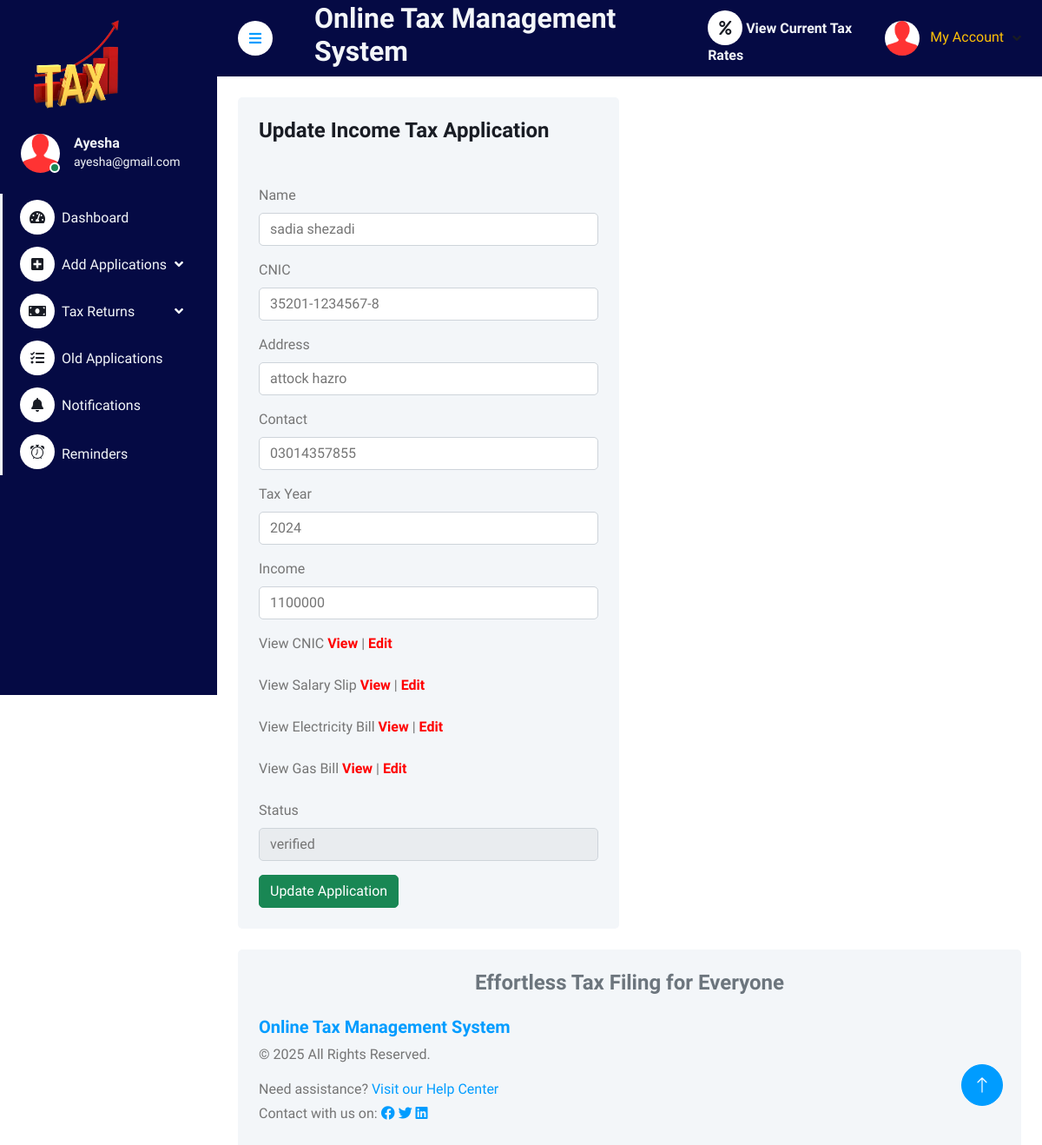
The page /user/editincometax.php?editid=1 (signed in) on the database its author committed.
### tables this page shows
CREATE TABLE `tbluser` (
  `ID` int(5) NOT NULL,
  `FullName` varchar(250) DEFAULT NULL,
  `MobileNumber` bigint(10) DEFAULT NULL,
  `Email` varchar(250) DEFAULT NULL,
  `Password` varchar(250) DEFAULT NULL,
  `RegDate` timestamp NULL DEFAULT current_timestamp()
);

CREATE TABLE `tblincometax` (
  `ID` int(5) NOT NULL,
  `UserID` int(5) NOT NULL,
  `cnic` varchar(250) DEFAULT NULL,
  `name` varchar(250) DEFAULT NULL,
  `income` varchar(250) DEFAULT NULL,
  `tax_amount` varchar(255) NOT NULL,
  `tax_year` year(4) DEFAULT NULL,
  `address` varchar(255) NOT NULL,
  `contact` varchar(255) NOT NULL,
  `status` varchar(255) NOT NULL,
  `File1` varchar(255) DEFAULT NULL,
  `File2` varchar(255) DEFAULT NULL,
  `File3` varchar(255) DEFAULT NULL,
  `File4` varchar(255) DEFAULT NULL,
  `CreationDate` timestamp NULL DEFAULT current_timestamp(),
  `UpdationDate` timestamp NULL DEFAULT NULL ON UPDATE current_timestamp()
);

### user/editincometax.php (the view, shortened to what this page needs)
<?php
include('includes/dbconnection.php');
?>
<!DOCTYPE html>
<html lang="en">
<head>
    <link href="https://cdnjs.cloudflare.com/ajax/libs/font-awesome/5.10.0/css/all.min.css" rel="stylesheet">
    <link href="https://cdn.jsdelivr.net/npm/bootstrap-icons@1.4.1/font/bootstrap-icons.css" rel="stylesheet">
    <link href="lib/owlcarousel/assets/owl.carousel.min.css" rel="stylesheet">
    <link href="lib/tempusdominus/css/tempusdominus-bootstrap-4.min.css" rel="stylesheet" />
    <link href="css/bootstrap.min.css" rel="stylesheet">
    <link href="css/style.css" rel="stylesheet">
</head>
<body>
    <div class="container-fluid position-relative bg-white d-flex p-0">
        <?php include_once('includes/sidebar.php');?>
        <div class="content">
            <?php include_once('includes/header.php');?>
            <div class="container-fluid pt-4 px-4">
                <div class="row g-4">
                    <div class="col-sm-12 col-xl-6">
                        <div class="bg-light rounded h-100 p-4">
                            <h4 class="mb-4">Update Income Tax  Application</h4>
                            <form method="post">
                                <?php
                                $eid = $_GET['editid'];
                                $sql = "SELECT * FROM tblincometax WHERE ID = :eid";
                                $query = $dbh->prepare($sql);
                                $query->bindParam(':eid', $eid, PDO::PARAM_STR);
                                $query->execute();
                                $results = $query->fetchAll(PDO::FETCH_OBJ);
                                if ($query->rowCount() > 0) {
                                    foreach ($results as $row) {
                                ?>
                                <br />
                                <div class="mb-3">
                                    <label for="name" class="form-label">Name</label>
                                    <input type="text" class="form-control" name="name" value="<?php echo htmlentities($row->name); ?>" required>
                                </div>
                                <div class="mb-3">
                                    <label for="cnic" class="form-label">CNIC</label>
                                    <input type="text" class="form-control" name="cnic" value="<?php echo htmlentities($row->cnic); ?>" required>
                                </div>
                                <div class="mb-3">
                                    <label for="address" class="form-label">Address</label>
                                    <input type="text" class="form-control" name="address" value="<?php echo htmlentities($row->address); ?>" required>
                                </div>
                                <div class="mb-3">
                                    <label for="contact" class="form-label">Contact</label>
                                    <input type="text" class="form-control" name="contact" value="<?php echo htmlentities($row->contact); ?>" required>
                                </div>
                                 <div class="mb-3">
                                    <label for="tax_year" class="form-label">Tax Year</label>
                                    <input type="text" class="form-control" name="tax_year" value="<?php echo htmlentities($row->tax_year); ?>" required>
                                </div>
                                 <div class="mb-3">
                                    <label for="income" class="form-label">Income</label>
                                    <input type="number" class="form-control" name="income" value="<?php echo htmlentities($row->income); ?>" required min="0">
                                </div>
                                <div class="mb-3">
                                    <label class="form-label">View CNIC</label>
                                    <a href="folder1/<?php echo $row->File1; ?>" target="_blank">
                                        <strong style="color: red">View</strong>
                                    </a> |
                                    <a href="changefile1.php?editid=<?php echo $row->ID; ?>">
                                        <strong style="color: red">Edit</strong>
                                    </a>
                                </div>
                                <?php if ($row->File2 == "") { ?>
                                    <div class="mb-3">
                                        <label class="form-label">View Salary Slip</label>
                                        <strong style="color: red">File is not available</strong>
                                    </div>
                                <?php } else { ?>
                                    <div class="mb-3">
                                        <label class="form-label">View Salary Slip</label>
                                        <a href="folder2/<?php echo $row->File2; ?>" target="_blank">
                                            <strong style="color: red">View</strong>
                                        </a> |
                                        <a href="changefile2.php?editid=<?php echo $row->ID; ?>">
                                            <strong style="color: red">Edit</strong>
                                        </a>
                                    </div>
                                <?php } ?>
                                <?php if ($row->File3 == "") { ?>
                                    <div class="mb-3">
                                        <label class="form-label">View Electricity Bill</label>
                                        <strong style="color: red">File is not available</strong>
                                    </div>
                                <?php } else { ?>
                                    <div class="mb-3">
                                        <label class="form-label">View Electricity Bill</label>
                                        <a href="folder3/<?php echo $row->File3; ?>" target="_blank">
                                            <strong style="color: red">View</strong>
                                        </a> |
                                        <a href="changefile3.php?editid=<?php echo $row->ID; ?>">
                                            <strong style="color: red">Edit</strong>
                                        </a>
                                    </div>
                                <?php } ?>
                                <?php if ($row->File4 == "") { ?>
                                    <div class="mb-3">
                                        <label class="form-label">View Gas Bill</label>
                                        <strong style="color: red">File is not available</strong>
                                    </div>
                                <?php } else { ?>
                                    <div class="mb-3">
                                        <label class="form-label">View Gas Bill</label>
                                        <a href="folder4/<?php echo $row->File4; ?>" target="_blank">
                                            <strong style="color: red">View</strong>
                                        </a> |
                                        <a href="changefile4.php?editid=<?php echo $row->ID; ?>">
                                            <strong style="color: red">Edit</strong>
                                        </a>
                                    </div>
                                <?php } ?>
                                <div class="mb-3">
                                    <label for="status" class="form-label">Status</label>
                                    <input type="text" class="form-control" name="status" value="<?php echo htmlentities($row->status); ?>" required readonly>
                                </div>
                                <?php } } ?>
                                <button type="submit" name="submit" class="btn btn-success">Update Application</button>
                            </form>
                        </div>
                    </div>
                </div>
            </div>
            <?php include_once('includes/footer.php');?>
        </div>
        <?php include_once('includes/back-totop.php');?>
    </div>
</body>
</html>

### user/includes/sidebar.php (shortened to what this page needs)
<div class="sidebar pe-4 pb-3" style="background-color: #050A44;">
    <nav class="navbar bg-transparent navbar-light">
        <a href="dashboard.php" class="navbar-brand mx-4 mb-3">
            <img src="../assets/img/logo1.png" alt="Logo" style="height: 120px; width: 130px;">
        </a>
        <div class="d-flex align-items-center ms-4 mb-4">
            <div class="position-relative">
                <img class="rounded-circle" src="img/user.jpg" alt="User" style="width: 45px; height: 45px;">
                <div class="bg-success rounded-circle border border-2 border-white position-absolute end-0 bottom-0 p-1"></div>
            </div>
            <div class="ms-3 text-light">
                <?php
                $uid=$_SESSION['ocasuid'];
                $sql="SELECT * FROM tbluser WHERE ID=:uid";
                $query = $dbh->prepare($sql);
                $query->bindParam(':uid', $uid, PDO::PARAM_STR);
                $query->execute();
                $results=$query->fetchAll(PDO::FETCH_OBJ);
                if ($query->rowCount() > 0) {
                    foreach ($results as $row) {
                ?>
                <h6 class="mb-0 text-light"><?php echo $row->FullName; ?></h6>
                <small><?php echo $row->Email; ?></small>
                <?php }} ?>
            </div>
        </div>
        <div class="navbar-nav w-100 text-light">
            <a href="dashboard.php" class="nav-item nav-link text-light"><i class="fa fa-tachometer-alt me-2 text-dark"></i>Dashboard</a>
            <div class="nav-item dropdown">
                <a href="#" class="nav-link dropdown-toggle text-light" data-bs-toggle="dropdown"><i class="fas fa-plus-square me-2 text-dark"></i>Add Applications</a>
            </div>
            <div class="nav-item dropdown">
                <a href="#" class="nav-link dropdown-toggle text-light" data-bs-toggle="dropdown"><i class="fa fa-money-bill me-2 text-dark"></i>Tax Returns</a>
            </div>
            <div class="nav-item dropdown">
                <a href="manageincometax.php" class="nav-link text-light"><i class="fas fa-tasks me-2 text-dark"></i>Old Applications</a>
            </div>
            <div class="nav-item">
                <a href="viewnotifications.php" class="nav-item nav-link text-light"><i class="fas fa-bell me-2 text-dark"></i>Notifications</a>
            </div>
            <div class="nav-item">
                <a href="view_Alerts.php" class="nav-item nav-link text-light"><i class="bi bi-alarm me-2 text-dark"></i>Reminders</a>
            </div>
        </div>
    </nav>
</div>

### user/includes/header.php (shortened to what this page needs)
<nav class="navbar navbar-expand sticky-top px-4 py-0" style="background-color: #050A44">
    <a href="#" class="sidebar-toggler flex-shrink-0 me-4">
        <i class="fa fa-bars"></i>
    </a>
    <h2 class="text-light ms-4">Online Tax Management System</h2>
    <div class="navbar-nav align-items-center ms-auto">
        <div class="nav-item">
            <a href="view_rates.php" class="nav-link fw-bold text-light"><i class="fas fa-percent text-dark"></i>
            View Current Tax Rates
            </a>
        </div>
        <div class="nav-item dropdown">
            <a href="#" class="nav-link dropdown-toggle" data-bs-toggle="dropdown">
                <img class="rounded-circle me-lg-2" src="img/user.jpg" alt="" style="width: 40px; height: 40px;">
                <?php
                $uid = $_SESSION['ocasuid'];
                $sql = "SELECT * from tbluser where ID=:uid";
                $query = $dbh->prepare($sql);
                $query->bindParam(':uid', $uid, PDO::PARAM_STR);
                $query->execute();
                $results = $query->fetchAll(PDO::FETCH_OBJ);
                $cnt = 1;
                if ($query->rowCount() > 0) {
                    foreach ($results as $row) {
                ?>
                <span class="d-none d-lg-inline-flex text-warning">My Account</span>
                <?php $cnt = $cnt + 1; }} ?>
            </a>
        </div>
    </div>
</nav>

### user/css/style.css (style rules this page uses)
:root { --primary: #009CFF; --light: #F3F6F9; --dark: #191C24; }
.btn { transition: .5s; }
.sidebar { position: fixed; top: 0; left: 0; bottom: 0; width: 250px; height: 100vh; overflow-y: auto; background: var(--light); transition: 0.5s; z-index: 999; }
.content { margin-left: 250px; min-height: 100vh; background: #FFFFFF; transition: 0.5s; }
@media (min-width: 992px) { .sidebar { margin-left: 0; } }
@media (min-width: 992px) { .content { width: calc(100% - 250px); } }
.sidebar .navbar .navbar-nav .nav-link { padding: 7px 20px; color: var(--dark); font-weight: 500; border-left: 3px solid var(--light); border-radius: 0 30px 30px 0; outline: none; }
.sidebar .navbar .navbar-nav .nav-link i { width: 40px; height: 40px; display: inline-flex; align-items: center; justify-content: center; background: #FFFFFF; border-radius: 40px; }
.sidebar .navbar .dropdown-toggle::after { position: absolute; top: 15px; right: 15px; border: none; content: "\f107"; font-family: "Font Awesome 5 Free"; font-weight: 900; transition: .5s; }
.content .navbar .navbar-nav .nav-link { margin-left: 25px; padding: 12px 0; color: var(--dark); outline: none; }
.content .navbar .sidebar-toggler, .content .navbar .navbar-nav .nav-link i { width: 40px; height: 40px; display: inline-flex; align-items: center; justify-content: center; background: #FFFFFF; border-radius: 40px; }
.content .navbar .dropdown-toggle::after { margin-left: 6px; vertical-align: middle; border: none; content: "\f107"; font-family: "Font Awesome 5 Free"; font-weight: 900; transition: .5s; }

### user/includes/sidebar.php (style rules this page uses)
.sidebar { min-height: 100vh; }

### rows shown on the page
tbluser: FullName "Ayesha", Email "ayesha@gmail.com"
tblincometax: name "sadia shezadi", cnic "35201-1234567-8", address "attock hazro", contact "03014357855", tax_year "2024", income "1100000", status "verified"
